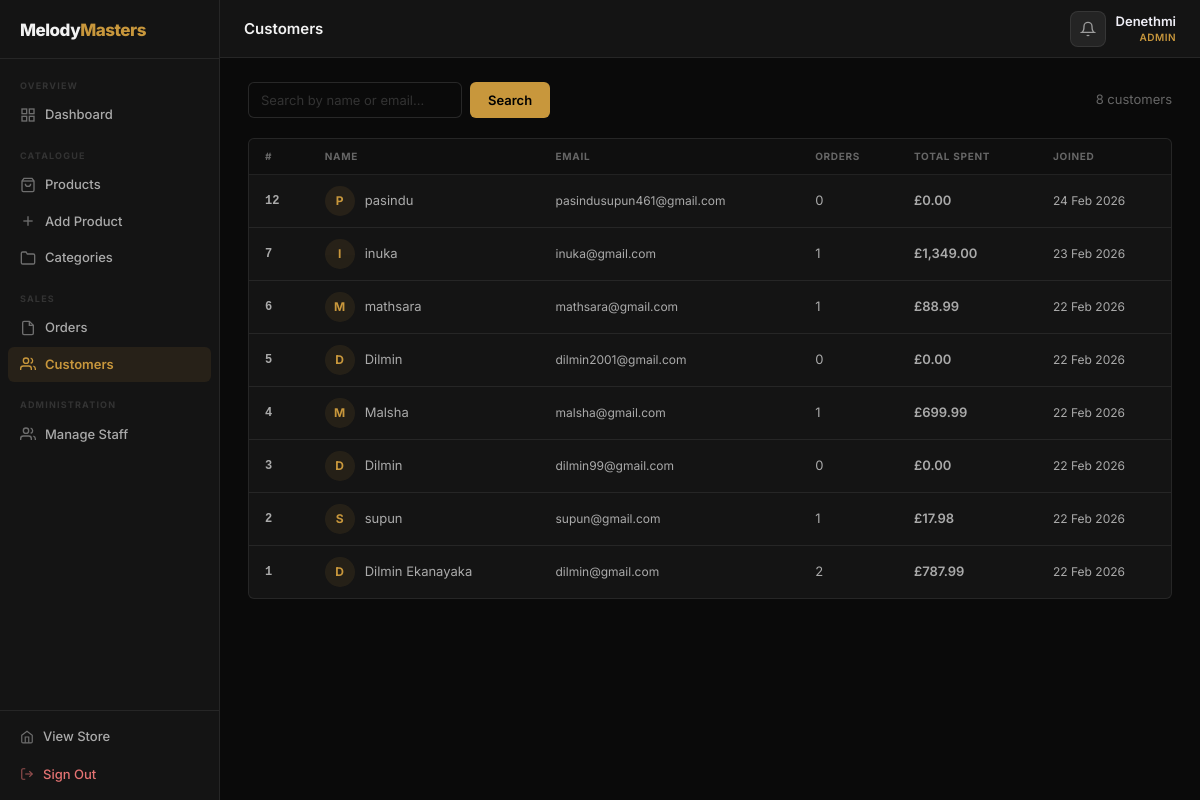
/admin/customers.php (signed in), run on the app's committed database.
### tables this page shows
CREATE TABLE `users` (
  `id` int(11) NOT NULL,
  `name` varchar(100) NOT NULL,
  `email` varchar(100) NOT NULL,
  `password` varchar(255) NOT NULL,
  `role` enum('customer','staff','admin','superadmin') DEFAULT 'customer',
  `created_at` timestamp NOT NULL DEFAULT CURRENT_TIMESTAMP,
  `profile_image` varchar(255) DEFAULT NULL
);

### admin/customers.php (the view, shortened to what this page needs)
<?php
require_once __DIR__ . '/layout.php';
$search        = trim($_GET['q']   ?? '');
$page          = max(1, (int)($_GET['p'] ?? 1));
$per_page      = 20;
$offset        = ($page - 1) * $per_page;
$where  = "WHERE u.role = 'customer'";
$cnt = mysqli_prepare($conn, "SELECT COUNT(*) FROM users u $where");
mysqli_stmt_execute($cnt);
$total_rows  = mysqli_fetch_row(mysqli_stmt_get_result($cnt))[0];
$lst = mysqli_prepare($conn,
    "SELECT u.id, u.name, u.email, u.created_at,
            COUNT(o.id) AS order_count,
            COALESCE(SUM(o.total),0) AS total_spent
     FROM users u
     LEFT JOIN orders o ON o.user_id = u.id
     $where
     GROUP BY u.id
     ORDER BY u.created_at DESC
     LIMIT $per_page OFFSET $offset"
);
mysqli_stmt_execute($lst);
$customers = mysqli_fetch_all(mysqli_stmt_get_result($lst), MYSQLI_ASSOC);
?>
<div class="admin-filter-bar">
  <form method="GET" action="customers.php" class="admin-filter-form">
    <input type="text" name="q" value="<?= htmlspecialchars($search) ?>"
           placeholder="Search by name or email…" class="admin-input">
    <button type="submit" class="admin-btn admin-btn--primary">Search</button>
  </form>
  <span class="admin-result-count"><?= number_format($total_rows) ?> customer<?= $total_rows !== 1 ? 's' : '' ?></span>
</div>
<div class="admin-panel">
  <div class="admin-table-wrap">
    <table class="admin-table">
      <thead>
        <tr>
          <th>#</th>
          <th>Name</th>
          <th>Email</th>
          <th>Orders</th>
          <th>Total Spent</th>
          <th>Joined</th>
        </tr>
      </thead>
      <tbody>
        <?php foreach ($customers as $c): ?>
        <tr>
          <td class="admin-id"><?= $c['id'] ?></td>
          <td>
            <div style="display:flex;align-items:center;gap:10px;">
              <div class="admin-cust-avatar"><?= strtoupper(substr($c['name'],0,1)) ?></div>
              <?= htmlspecialchars($c['name']) ?>
            </div>
          </td>
          <td class="admin-muted"><?= htmlspecialchars($c['email']) ?></td>
          <td><?= $c['order_count'] ?></td>
          <td class="admin-amount">£<?= number_format((float)$c['total_spent'], 2) ?></td>
          <td class="admin-date"><?= date('d M Y', strtotime($c['created_at'])) ?></td>
        </tr>
        <?php endforeach; ?>
      </tbody>
    </table>
  </div>
</div>

### assets/css/admin.css (style rules this page uses)
.admin-body { margin: 0; background: var(--bg); color: var(--white); font-family: 'Inter', sans-serif; font-size: 14px; line-height: 1.5; overflow-x: hidden; }
.admin-panel { background: var(--bg-card); border: 1px solid var(--line); border-radius: var(--r); overflow: hidden; }
.admin-table-wrap { overflow-x: auto; }
.admin-table { width: 100%; border-collapse: collapse; font-size: 13px; }
.admin-table th { padding: 10px 16px; font-size: 10px; font-weight: 700; text-transform: uppercase; letter-spacing: 0.7px; color: var(--muted); text-align: left; border-bottom: 1px solid var(--line); white-space: nowrap; background: rgba(0,0,0,0.25); }
.admin-table td { padding: 11px 16px; border-bottom: 1px solid var(--line); color: var(--mid); vertical-align: middle; }
.admin-table tr:last-child td { border-bottom: none; }
.admin-id { font-weight: 600; color: var(--white); font-family: monospace; font-size: 12px; }
.admin-amount { font-weight: 600; color: var(--white); }
.admin-date { font-size: 12px; color: var(--muted); white-space: nowrap; }
.admin-muted { color: var(--muted); font-size: 12px; }
.admin-filter-bar { display: flex; align-items: center; justify-content: space-between; flex-wrap: wrap; gap: 12px; }
.admin-filter-form { display: flex; align-items: center; gap: 8px; flex-wrap: wrap; }
.admin-result-count { font-size: 13px; color: var(--muted); white-space: nowrap; }
.admin-input { padding: 8px 12px; background: var(--bg); border: 1px solid var(--line-md); border-radius: 6px; color: var(--white); font-size: 13px; font-family: inherit; transition: border-color 0.15s; min-width: 0; height: 36px; }
.admin-input::placeholder { color: var(--dim); }
.admin-btn { display: inline-flex; align-items: center; gap: 6px; padding: 0 18px; height: 36px; border-radius: 6px; font-size: 13px; font-weight: 600; cursor: pointer; border: none; white-space: nowrap; transition: all 0.15s; font-family: inherit; text-decoration: none; }
.admin-btn--primary { background: var(--gold); color: #000; }
.admin-cust-avatar { width: 30px; height: 30px; border-radius: 50%; background: rgba(200,151,60,0.1); color: var(--gold); font-size: 12px; font-weight: 700; display: flex; align-items: center; justify-content: center; flex-shrink: 0; }

### data on the page
users: id "12", name "P", name "pasindu", email "pasindusupun461@gmail.com", order_count "0", total_spent "0.00", created_at "24 Feb 2026"
users: id "7", name "I", name "inuka", email "inuka@gmail.com", order_count "1", total_spent "1,349.00", created_at "23 Feb 2026"
users: id "6", name "M", name "mathsara", email "mathsara@gmail.com", order_count "1", total_spent "88.99", created_at "22 Feb 2026"
users: id "5", name "D", name "Dilmin", email "dilmin2001@gmail.com", order_count "0", total_spent "0.00", created_at "22 Feb 2026"
users: id "4", name "M", name "Malsha", email "malsha@gmail.com", order_count "1", total_spent "699.99", created_at "22 Feb 2026"
users: id "3", name "D", name "Dilmin", email "dilmin99@gmail.com", order_count "0", total_spent "0.00", created_at "22 Feb 2026"
users: id "2", name "S", name "supun", email "supun@gmail.com", order_count "1", total_spent "17.98", created_at "22 Feb 2026"
users: id "1", name "D", name "Dilmin Ekanayaka", email "dilmin@gmail.com", order_count "2", total_spent "787.99", created_at "22 Feb 2026"

### other printed values
$title "Customers"
$admin_name "Denethmi"
$role_label "ADMIN"
$total_rows "8"
